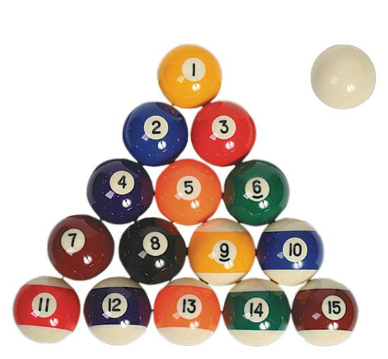
#> input picture 04.JupyterNotebook_Image Filtering/Billiards.png, 388 x 359 px
$ jupyter execute 10.Erosion.ipynb
#> lines starting #> are read from the running program, lines starting #| are printed output that depends on the picture; after the words box and inside, x2 and y2 are one past the last pixel; in counts of white or black regions, pixels touching at a corner belong together
[cell 1]
import numpy as np
import cv2
import matplotlib.pyplot as plt

[cell 2]
# image loading and input image -> gray
img = cv2.imread("Billiards.png", cv2.IMREAD_GRAYSCALE)
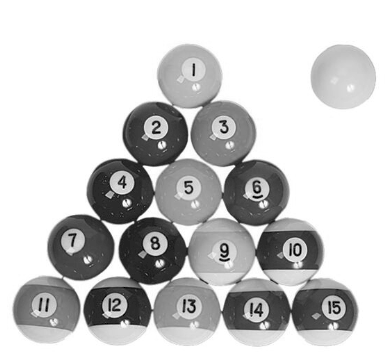
#> img: shape (359, 388); min 0, max 255, mean 202.7

[cell 3]
# 임계값 연산자의 출력을 마스크 라는 변수에 저장
# 230 보다 작으면 모든 값은 흰색 처리 / 230 보다 큰 모든 값은 검은색 이 됩니다.
_, mask = cv2.threshold(img, 230, 255, cv2.THRESH_BINARY_INV)
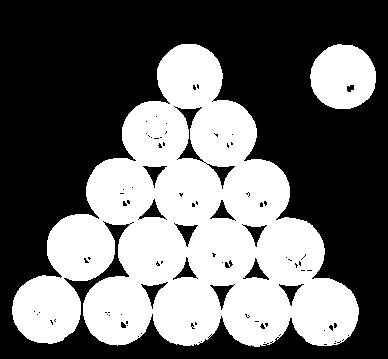
#> mask: shape (359, 388); 41.4% white; 2 white regions, box (x1, y1, x2, y2) and area: (12, 44, 359, 347) 54277, (310, 44, 376, 109) 3343

[cell 4]
# kernel shape
kernel = []
# 사각형 모형
for i in [cv2.MORPH_RECT, cv2.MORPH_CROSS, cv2.MORPH_ELLIPSE]:
    kernel.append(cv2.getStructuringElement(i, (11, 11)))

kernel[2]

[cell 5]
# 비교하기 위해 4개의 모형 출력
title = ['Rectangle', 'Cross', 'Ellipse']
for i in range(3):
    erosion = cv2.erode(mask, kernel[i])
    plt.subplot(2, 2, i + 2)
    plt.imshow(erosion, 'gray')
    plt.title(title[i])
    plt.axis('off')
#> this loop made 3 passes
#> pass 1, `erosion = cv2.erode(mask, kernel[i])`:
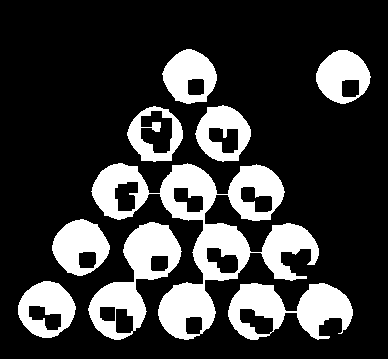
#> erosion: shape (359, 388); 22.6% white; 9 white regions, largest, box (x1, y1, x2, y2) and area: (91, 163, 319, 340) 12059, (88, 222, 182, 340) 4229, (228, 283, 353, 340) 4002
#> pass 2, `erosion = cv2.erode(mask, kernel[i])`:
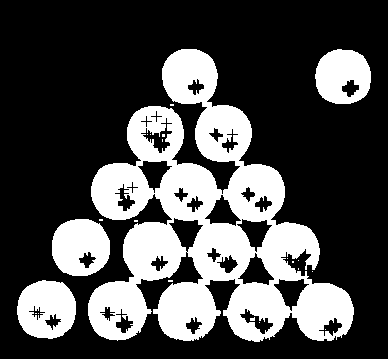
#> erosion: shape (359, 388); 29.8% white; 22 white regions (18 under 20 px), largest, box (x1, y1, x2, y2) and area: (88, 49, 354, 342) 33814, (17, 280, 76, 339) 2637, (52, 219, 110, 276) 2582, (315, 49, 371, 104) 2335
#> pass 3, `erosion = cv2.erode(mask, kernel[i])`:
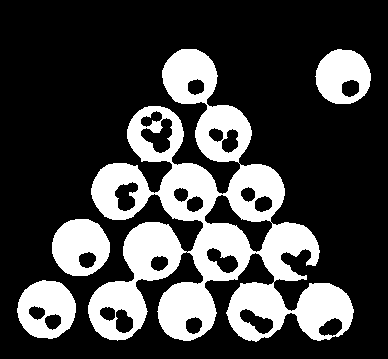
#> erosion: shape (359, 388); 26.2% white; 4 white regions, box (x1, y1, x2, y2) and area: (88, 49, 354, 342) 29608, (52, 219, 110, 276) 2407, (17, 280, 76, 339) 2353, (315, 49, 371, 104) 2176
## erosion example
plt.subplot(2, 2, 1)
plt.imshow(mask, 'gray')
plt.title('origin')
plt.tight_layout()
plt.savefig("10.Erosion with shape.png")
plt.show()

[cell 6]
## erosion example
title = ['Rectangle', 'Cross', 'Ellipse']
kernel = np.ones((3,3), np.uint)
plt.figure(figsize=(15, 15))
plt.imshow(mask, 'gray')
plt.savefig("10.Erosion.png")
plt.title('origin')

[cell 7]
kernel = np.ones((3, 3), np.uint8)
dilation = cv2.dilate(mask, kernel)
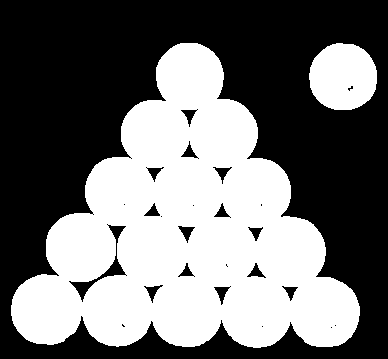
#> dilation: shape (359, 388); 44.3% white; 2 white regions, box (x1, y1, x2, y2) and area: (11, 43, 360, 348) 58041, (309, 43, 377, 110) 3635
erosion = cv2.erode(mask, kernel)
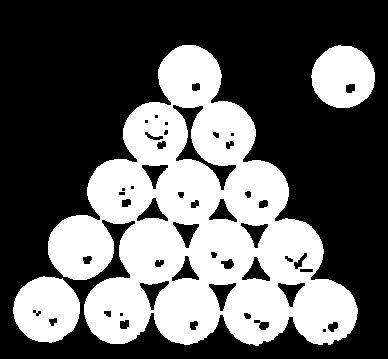
#> erosion: shape (359, 388); 37.8% white; 3 white regions, box (x1, y1, x2, y2) and area: (48, 45, 358, 346) 46276, (13, 276, 80, 343) 3382, (311, 45, 375, 108) 3052
images = [img, mask, dilation, erosion]
title = ['origin image', 'mask', 'dilation', 'erotion']
plt.figure(figsize=(15, 15))
for i in range(4):
    plt.subplot(2, 2, i + 1)
    plt.imshow(images[i], 'gray')
    plt.title(title[i])
    plt.xticks([])
    plt.yticks([])

plt.savefig("10.Original-Mask-Dilation-Erossion.png")
plt.show()

$ run again, with 04.JupyterNotebook_Image Filtering/09.More dilation.png copied over 04.JupyterNotebook_Image Filtering/Billiards.png
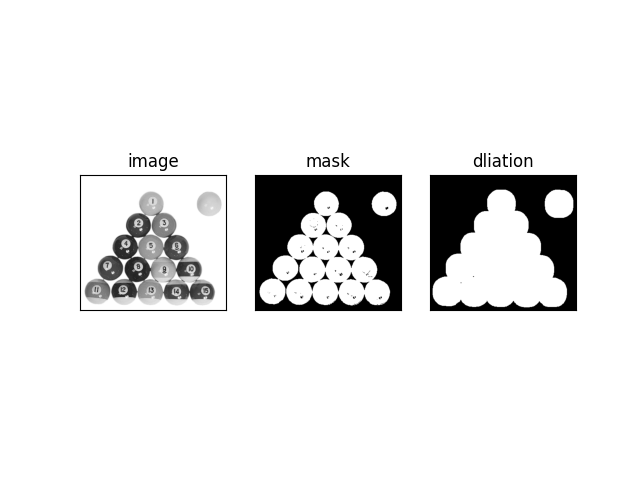
#> input picture 04.JupyterNotebook_Image Filtering/09.More dilation.png, 640 x 480 px
#> img is the input picture: shape (480, 640); min 0, max 255, mean 232.5
#> `_, mask = cv2.threshold(img, 230, 255, cv2.THRESH_BINARY_INV)`:
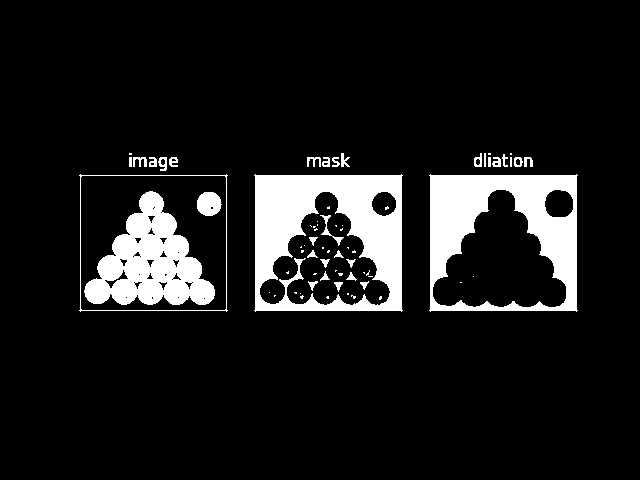
#> mask: shape (480, 640); 10.6% white; 71 white regions (38 under 20 px), largest, box (x1, y1, x2, y2) and area: (254, 174, 403, 312) 11756, (429, 174, 578, 312) 10171, (84, 191, 215, 305) 7904
#> dilation: shape (480, 640); 12.9% white; 34 white regions (8 under 20 px), largest, box (x1, y1, x2, y2) and area: (253, 173, 404, 313) 13994, (428, 173, 579, 313) 11429, (83, 190, 216, 306) 8872
#> `erosion = cv2.erode(mask, kernel)`:
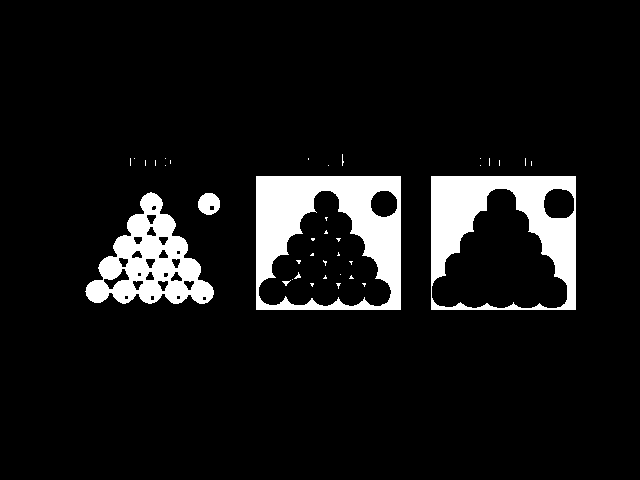
#> erosion: shape (480, 640); 8.6% white; 38 white regions (32 under 20 px), largest, box (x1, y1, x2, y2) and area: (256, 176, 401, 310) 10238, (431, 176, 576, 310) 8918, (85, 192, 214, 304) 6655, (198, 193, 220, 215) 369, (282, 280, 291, 286) 23, (294, 272, 301, 279) 21

$ run again, with 04.JupyterNotebook_Image Filtering/10.Erosion.png copied over 04.JupyterNotebook_Image Filtering/Billiards.png
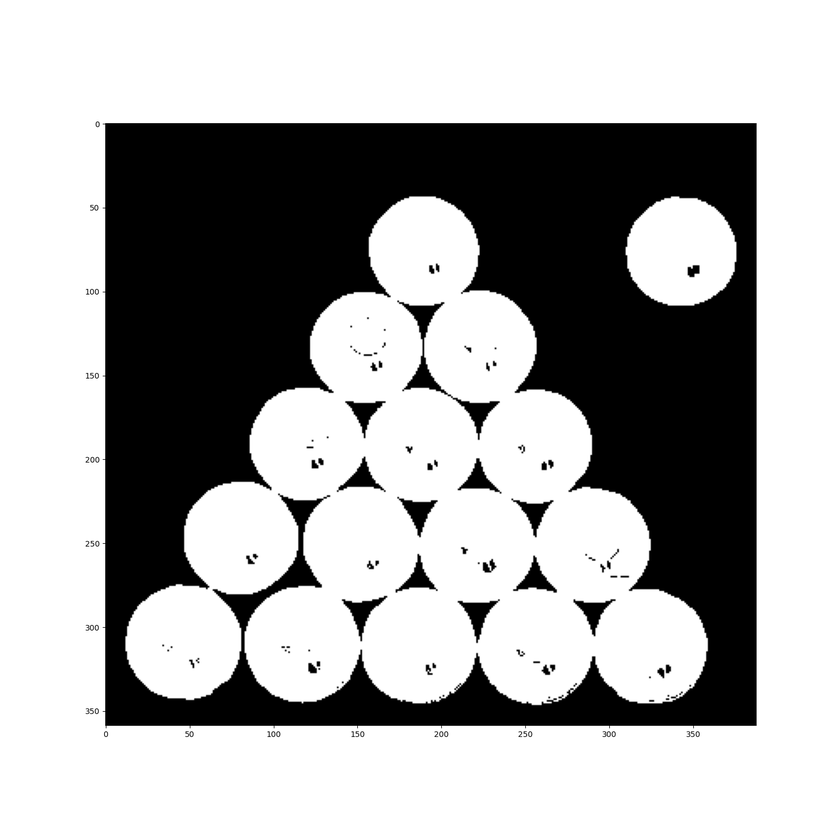
#> input picture 04.JupyterNotebook_Image Filtering/10.Erosion.png, 840 x 840 px, shrunk from 1500 x 1500 before the run
#> img is the input picture: shape (840, 840); min 0, max 255, mean 171.7
#> `_, mask = cv2.threshold(img, 230, 255, cv2.THRESH_BINARY_INV)`:
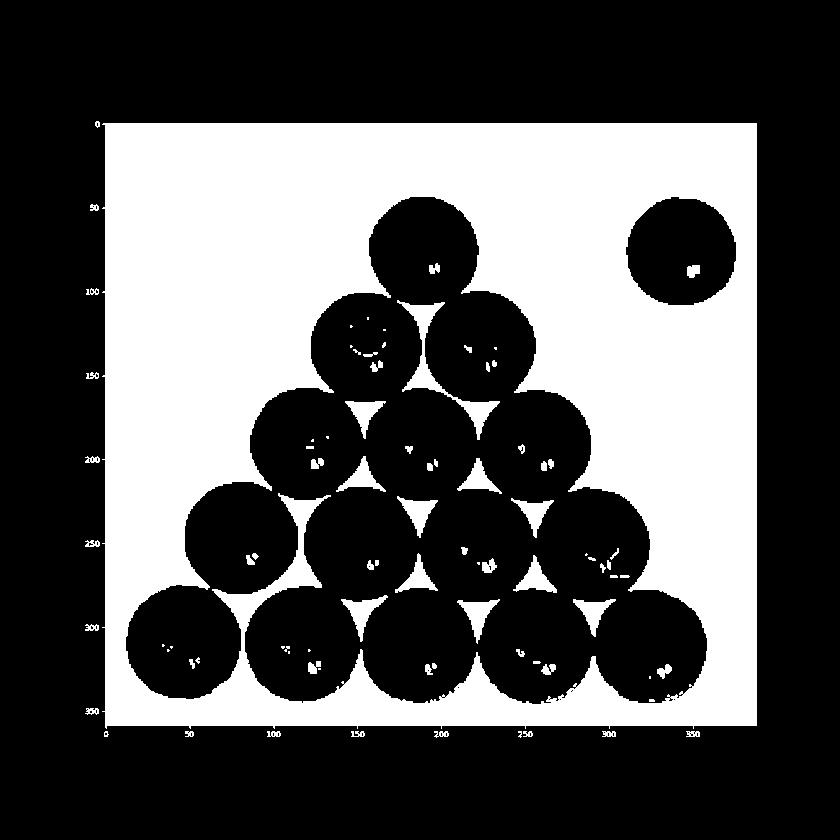
#> mask: shape (840, 840); 33.4% white; 86 white regions (22 under 20 px), largest, box (x1, y1, x2, y2) and area: (102, 123, 757, 729) 224574, (397, 300, 500, 440) 2036, (341, 595, 388, 642) 715
#> dilation: shape (840, 840); 35.1% white; 55 white regions, largest, box (x1, y1, x2, y2) and area: (84, 120, 758, 739) 232685, (396, 299, 501, 441) 2625, (340, 594, 389, 643) 914
#> `erosion = cv2.erode(mask, kernel)`:
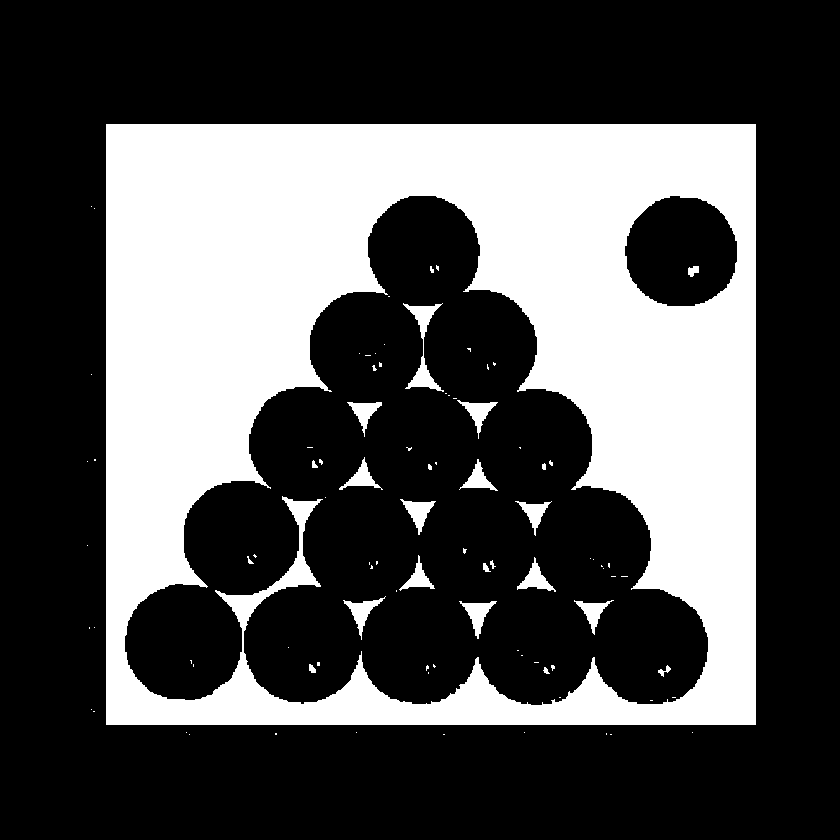
#> erosion: shape (840, 840); 31.8% white; 91 white regions (67 under 20 px), largest, box (x1, y1, x2, y2) and area: (106, 124, 756, 725) 217707, (403, 303, 444, 392) 965, (459, 601, 497, 639) 531
